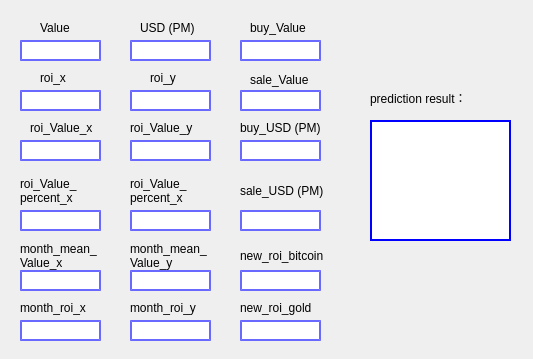
<?xml version="1.0" encoding="UTF-8"?>
<ui version="4.0">
 <class>Form</class>
 <widget class="QWidget" name="Form">
  <property name="geometry">
   <rect>
    <x>0</x>
    <y>0</y>
    <width>533</width>
    <height>359</height>
   </rect>
  </property>
  <property name="windowTitle">
   <string>bitcoin and gold predict</string>
  </property>
  <widget class="QLineEdit" name="lineEdit">
   <property name="geometry">
    <rect>
     <x>20</x>
     <y>40</y>
     <width>81</width>
     <height>21</height>
    </rect>
   </property>
   <property name="styleSheet">
    <string notr="true">*{
border: 2px solid rgba(0,0,255,150);
border-radius:20px;}</string>
   </property>
  </widget>
  <widget class="QLineEdit" name="lineEdit_2">
   <property name="geometry">
    <rect>
     <x>20</x>
     <y>90</y>
     <width>81</width>
     <height>21</height>
    </rect>
   </property>
   <property name="styleSheet">
    <string notr="true">*{
border: 2px solid rgba(0,0,255,150);
border-radius:20px;}</string>
   </property>
  </widget>
  <widget class="QLineEdit" name="lineEdit_3">
   <property name="geometry">
    <rect>
     <x>20</x>
     <y>140</y>
     <width>81</width>
     <height>21</height>
    </rect>
   </property>
   <property name="styleSheet">
    <string notr="true">*{
border: 2px solid rgba(0,0,255,150);
border-radius:20px;}</string>
   </property>
  </widget>
  <widget class="QLineEdit" name="lineEdit_4">
   <property name="geometry">
    <rect>
     <x>20</x>
     <y>210</y>
     <width>81</width>
     <height>21</height>
    </rect>
   </property>
   <property name="styleSheet">
    <string notr="true">*{
border: 2px solid rgba(0,0,255,150);
border-radius:20px;}</string>
   </property>
  </widget>
  <widget class="QLineEdit" name="lineEdit_5">
   <property name="geometry">
    <rect>
     <x>20</x>
     <y>270</y>
     <width>81</width>
     <height>21</height>
    </rect>
   </property>
   <property name="styleSheet">
    <string notr="true">*{
border: 2px solid rgba(0,0,255,150);
border-radius:20px;}</string>
   </property>
  </widget>
  <widget class="QLineEdit" name="lineEdit_6">
   <property name="geometry">
    <rect>
     <x>20</x>
     <y>320</y>
     <width>81</width>
     <height>21</height>
    </rect>
   </property>
   <property name="styleSheet">
    <string notr="true">*{
border: 2px solid rgba(0,0,255,150);
border-radius:20px;}</string>
   </property>
  </widget>
  <widget class="QLineEdit" name="lineEdit_7">
   <property name="geometry">
    <rect>
     <x>130</x>
     <y>40</y>
     <width>81</width>
     <height>21</height>
    </rect>
   </property>
   <property name="styleSheet">
    <string notr="true">*{
border: 2px solid rgba(0,0,255,150);
border-radius:20px;}</string>
   </property>
  </widget>
  <widget class="QLineEdit" name="lineEdit_8">
   <property name="geometry">
    <rect>
     <x>130</x>
     <y>90</y>
     <width>81</width>
     <height>21</height>
    </rect>
   </property>
   <property name="styleSheet">
    <string notr="true">*{
border: 2px solid rgba(0,0,255,150);
border-radius:20px;}</string>
   </property>
  </widget>
  <widget class="QLineEdit" name="lineEdit_9">
   <property name="geometry">
    <rect>
     <x>130</x>
     <y>140</y>
     <width>81</width>
     <height>21</height>
    </rect>
   </property>
   <property name="styleSheet">
    <string notr="true">*{
border: 2px solid rgba(0,0,255,150);
border-radius:20px;}</string>
   </property>
  </widget>
  <widget class="QLineEdit" name="lineEdit_10">
   <property name="geometry">
    <rect>
     <x>130</x>
     <y>210</y>
     <width>81</width>
     <height>21</height>
    </rect>
   </property>
   <property name="styleSheet">
    <string notr="true">*{
border: 2px solid rgba(0,0,255,150);
border-radius:20px;}</string>
   </property>
  </widget>
  <widget class="QLineEdit" name="lineEdit_11">
   <property name="geometry">
    <rect>
     <x>130</x>
     <y>270</y>
     <width>81</width>
     <height>21</height>
    </rect>
   </property>
   <property name="styleSheet">
    <string notr="true">*{
border: 2px solid rgba(0,0,255,150);
border-radius:20px;}</string>
   </property>
  </widget>
  <widget class="QLineEdit" name="lineEdit_12">
   <property name="geometry">
    <rect>
     <x>130</x>
     <y>320</y>
     <width>81</width>
     <height>21</height>
    </rect>
   </property>
   <property name="styleSheet">
    <string notr="true">*{
border: 2px solid rgba(0,0,255,150);
border-radius:20px;}</string>
   </property>
  </widget>
  <widget class="QLabel" name="label">
   <property name="geometry">
    <rect>
     <x>40</x>
     <y>70</y>
     <width>60</width>
     <height>16</height>
    </rect>
   </property>
   <property name="text">
    <string>roi_x</string>
   </property>
  </widget>
  <widget class="QLabel" name="label_2">
   <property name="geometry">
    <rect>
     <x>40</x>
     <y>20</y>
     <width>60</width>
     <height>16</height>
    </rect>
   </property>
   <property name="text">
    <string>Value</string>
   </property>
  </widget>
  <widget class="QLabel" name="label_3">
   <property name="geometry">
    <rect>
     <x>30</x>
     <y>120</y>
     <width>71</width>
     <height>16</height>
    </rect>
   </property>
   <property name="text">
    <string>roi_Value_x</string>
   </property>
  </widget>
  <widget class="QLabel" name="label_4">
   <property name="geometry">
    <rect>
     <x>20</x>
     <y>170</y>
     <width>71</width>
     <height>41</height>
    </rect>
   </property>
   <property name="text">
    <string>roi_Value_
percent_x</string>
   </property>
  </widget>
  <widget class="QLabel" name="label_5">
   <property name="geometry">
    <rect>
     <x>20</x>
     <y>230</y>
     <width>91</width>
     <height>51</height>
    </rect>
   </property>
   <property name="text">
    <string>month_mean_
Value_x</string>
   </property>
  </widget>
  <widget class="QLabel" name="label_6">
   <property name="geometry">
    <rect>
     <x>20</x>
     <y>300</y>
     <width>81</width>
     <height>16</height>
    </rect>
   </property>
   <property name="text">
    <string>month_roi_x</string>
   </property>
  </widget>
  <widget class="QLabel" name="label_7">
   <property name="geometry">
    <rect>
     <x>140</x>
     <y>20</y>
     <width>61</width>
     <height>16</height>
    </rect>
   </property>
   <property name="text">
    <string>USD (PM)</string>
   </property>
  </widget>
  <widget class="QLabel" name="label_8">
   <property name="geometry">
    <rect>
     <x>150</x>
     <y>70</y>
     <width>60</width>
     <height>16</height>
    </rect>
   </property>
   <property name="text">
    <string>roi_y</string>
   </property>
  </widget>
  <widget class="QLabel" name="label_9">
   <property name="geometry">
    <rect>
     <x>130</x>
     <y>120</y>
     <width>71</width>
     <height>16</height>
    </rect>
   </property>
   <property name="text">
    <string>roi_Value_y</string>
   </property>
  </widget>
  <widget class="QLabel" name="label_10">
   <property name="geometry">
    <rect>
     <x>130</x>
     <y>170</y>
     <width>71</width>
     <height>41</height>
    </rect>
   </property>
   <property name="text">
    <string>roi_Value_
percent_x</string>
   </property>
  </widget>
  <widget class="QLabel" name="label_11">
   <property name="geometry">
    <rect>
     <x>130</x>
     <y>240</y>
     <width>141</width>
     <height>31</height>
    </rect>
   </property>
   <property name="text">
    <string>month_mean_
Value_y</string>
   </property>
  </widget>
  <widget class="QLabel" name="label_12">
   <property name="geometry">
    <rect>
     <x>130</x>
     <y>300</y>
     <width>81</width>
     <height>16</height>
    </rect>
   </property>
   <property name="text">
    <string>month_roi_y</string>
   </property>
  </widget>
  <widget class="QLineEdit" name="lineEdit_13">
   <property name="geometry">
    <rect>
     <x>240</x>
     <y>40</y>
     <width>81</width>
     <height>21</height>
    </rect>
   </property>
   <property name="styleSheet">
    <string notr="true">*{
border: 2px solid rgba(0,0,255,150);
border-radius:20px;}</string>
   </property>
  </widget>
  <widget class="QLineEdit" name="lineEdit_14">
   <property name="geometry">
    <rect>
     <x>240</x>
     <y>210</y>
     <width>81</width>
     <height>21</height>
    </rect>
   </property>
   <property name="styleSheet">
    <string notr="true">*{
border: 2px solid rgba(0,0,255,150);
border-radius:20px;}</string>
   </property>
  </widget>
  <widget class="QLabel" name="label_13">
   <property name="geometry">
    <rect>
     <x>250</x>
     <y>70</y>
     <width>81</width>
     <height>20</height>
    </rect>
   </property>
   <property name="text">
    <string>sale_Value</string>
   </property>
  </widget>
  <widget class="QLabel" name="label_14">
   <property name="geometry">
    <rect>
     <x>240</x>
     <y>240</y>
     <width>141</width>
     <height>31</height>
    </rect>
   </property>
   <property name="text">
    <string>new_roi_bitcoin</string>
   </property>
  </widget>
  <widget class="QLineEdit" name="lineEdit_15">
   <property name="geometry">
    <rect>
     <x>240</x>
     <y>270</y>
     <width>81</width>
     <height>21</height>
    </rect>
   </property>
   <property name="styleSheet">
    <string notr="true">*{
border: 2px solid rgba(0,0,255,150);
border-radius:20px;}</string>
   </property>
  </widget>
  <widget class="QLabel" name="label_15">
   <property name="geometry">
    <rect>
     <x>250</x>
     <y>20</y>
     <width>71</width>
     <height>16</height>
    </rect>
   </property>
   <property name="text">
    <string>buy_Value</string>
   </property>
  </widget>
  <widget class="QLabel" name="label_16">
   <property name="geometry">
    <rect>
     <x>240</x>
     <y>120</y>
     <width>91</width>
     <height>16</height>
    </rect>
   </property>
   <property name="text">
    <string>buy_USD (PM)</string>
   </property>
  </widget>
  <widget class="QLineEdit" name="lineEdit_16">
   <property name="geometry">
    <rect>
     <x>240</x>
     <y>90</y>
     <width>81</width>
     <height>21</height>
    </rect>
   </property>
   <property name="styleSheet">
    <string notr="true">*{
border: 2px solid rgba(0,0,255,150);
border-radius:20px;}</string>
   </property>
  </widget>
  <widget class="QLineEdit" name="lineEdit_17">
   <property name="geometry">
    <rect>
     <x>240</x>
     <y>320</y>
     <width>81</width>
     <height>21</height>
    </rect>
   </property>
   <property name="styleSheet">
    <string notr="true">*{
border: 2px solid rgba(0,0,255,150);
border-radius:20px;}</string>
   </property>
  </widget>
  <widget class="QLabel" name="label_17">
   <property name="geometry">
    <rect>
     <x>240</x>
     <y>170</y>
     <width>101</width>
     <height>41</height>
    </rect>
   </property>
   <property name="text">
    <string>sale_USD (PM)</string>
   </property>
  </widget>
  <widget class="QLineEdit" name="lineEdit_18">
   <property name="geometry">
    <rect>
     <x>240</x>
     <y>140</y>
     <width>81</width>
     <height>21</height>
    </rect>
   </property>
   <property name="styleSheet">
    <string notr="true">*{
border: 2px solid rgba(0,0,255,150);
border-radius:20px;}</string>
   </property>
  </widget>
  <widget class="QLabel" name="label_18">
   <property name="geometry">
    <rect>
     <x>240</x>
     <y>300</y>
     <width>81</width>
     <height>16</height>
    </rect>
   </property>
   <property name="text">
    <string>new_roi_gold</string>
   </property>
  </widget>
  <widget class="QLabel" name="label_19">
   <property name="geometry">
    <rect>
     <x>370</x>
     <y>90</y>
     <width>121</width>
     <height>16</height>
    </rect>
   </property>
   <property name="text">
    <string>prediction result：</string>
   </property>
  </widget>
  <widget class="QTextEdit" name="textEdit">
   <property name="geometry">
    <rect>
     <x>370</x>
     <y>120</y>
     <width>141</width>
     <height>121</height>
    </rect>
   </property>
   <property name="styleSheet">
    <string notr="true">*{
border: 2px solid rgba(0,0,255,255);
border-radius:0px;}</string>
   </property>
  </widget>
 </widget>
 <resources/>
 <connections/>
</ui>
